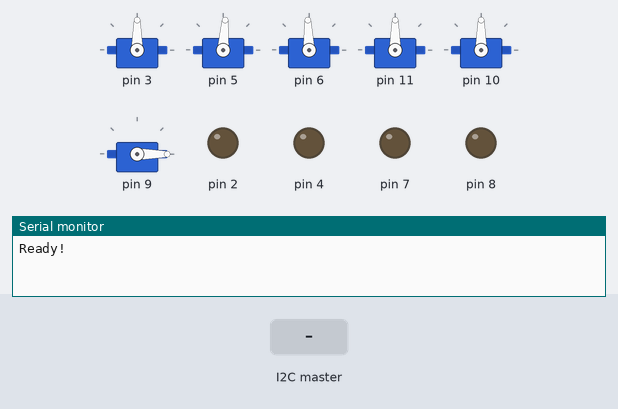
A sketch run on a simulated Arduino Uno, built with avr-gcc and run on an emulated ATmega328P. Parts: 6 × servo, output pins drawn as LEDs (lit = HIGH), the last lines printed to the serial monitor. The inputs (shaded band) are chosen by the test bench.

Above: at 1.2 s.
1.3 s: the I2C master sends the byte 1
At 2.5 s:
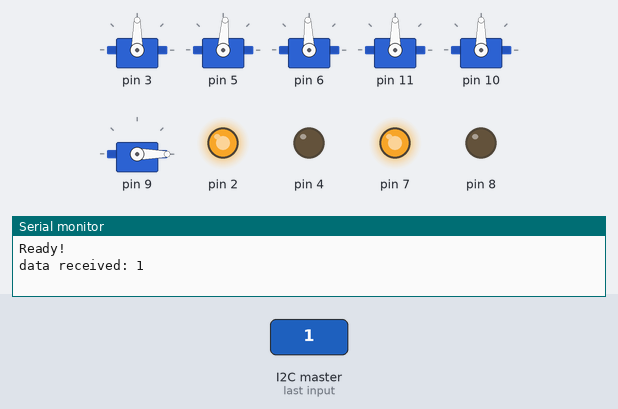
2.8 s: the I2C master sends the byte 0
At 3.3 s:
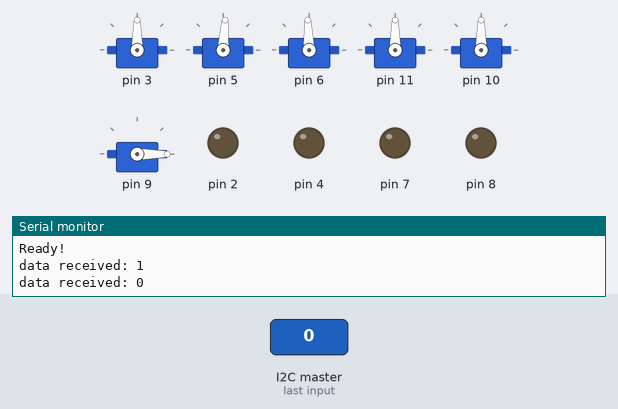
4.3 s: the I2C master sends the byte 2
At 4.9 s:
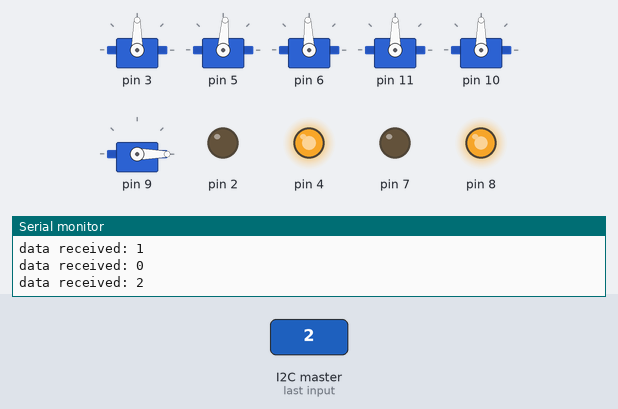
5.8 s: the I2C master sends the byte 1
At 6.7 s:
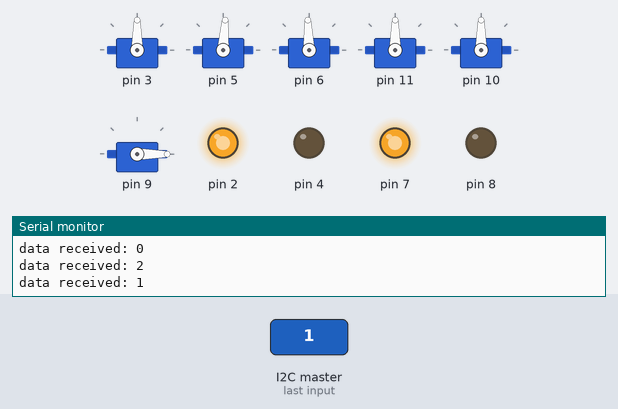
Timing chart, 0 to 8.3 s (numbered marks = the images above; inputs shaded):
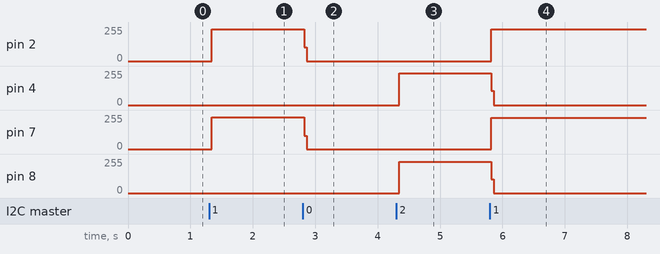

Measured:
- after the input at 1.3 s, pin 2: 0/255 → 240/255 at once; pin 7: 0/255 → 237/255 at once
- after the input at 2.8 s, pin 2: 240/255 → 0/255 at once; pin 7: 237/255 → 0/255 at once
- after the input at 4.3 s, pin 4: 0/255 → 239/255 at once; pin 8: 0/255 → 235/255 at once
- after the input at 5.8 s, pin 2: 0/255 → 239/255 at once; pin 4: 239/255 → 0/255 at once; pin 7: 0/255 → 236/255 at once; pin 8: 235/255 → 0/255 at once

The sketch:

remote_robot_arm.ino
```cpp
#include <Servo.h>
#include "RobotArm.h"
#include "sn754410.h"

#include <Wire.h>
#define SLAVE_ADDRESS 0x04

RobotBase robot;

int command;

void setup()
{
  Serial.begin(9600);

  Wire.begin(SLAVE_ADDRESS);

  // define callbacks for i2c communication
  Wire.onReceive(receiveData);
  Wire.onRequest(sendData);

  Serial.println("Ready!");

  command = 0;

  robot.begin();
  robot.home();
}


void loop(){
  if(command == 0){
    robot.tankDrive(0,0);
  } else if(command == 1){
    robot.tankDrive(1,1);
  } else if(command == 2){
    robot.tankDrive(-1,-1);
  } else if(command == 3){
    robot.tankDrive(-1,1);
  } else if(command == 4){
    robot.tankDrive(1,-1);
  } else if(command >= 15 && command <= 170){
    robot.setGripper(command);
  }else if(command == 255){
    robot.home();
  }
  delay(1);

}

// callback for received data
void receiveData(int byteCount){
     while(Wire.available()) {
        command = Wire.read();
     }
     command = byte(command);
     Serial.print("data received: ");
     Serial.println(command);
}

// callback for sending data
void sendData(){
    Wire.write(command);
}
```
